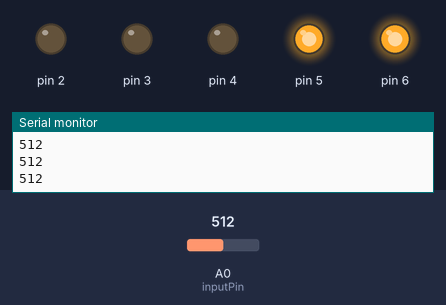
The sketch below on a simulated Arduino Uno, built with avr-gcc and run on an emulated ATmega328P. Shown: output pins drawn as LEDs (lit = HIGH), the last lines printed to the serial monitor. The test bench sets the inputs (shaded band); at power-on: A0 (inputPin) = 512.

Above: at 1.2 s.
1.3 s: A0 (inputPin) set to 581
2.8 s: A0 (inputPin) set to 616
At 3.3 s:
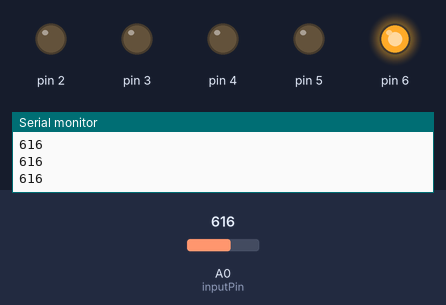
4.4 s: A0 (inputPin) set to 793
5.9 s: A0 (inputPin) set to 809
At 7.2 s:
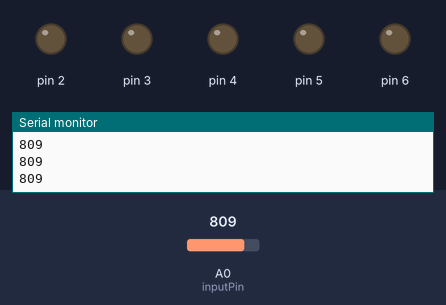
7.5 s: A0 (inputPin) set to 390
At 8.6 s:
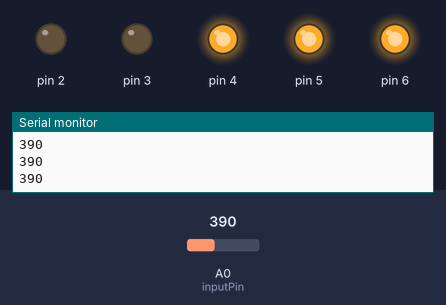
9.1 s: A0 (inputPin) set to 414
At 10.0 s:
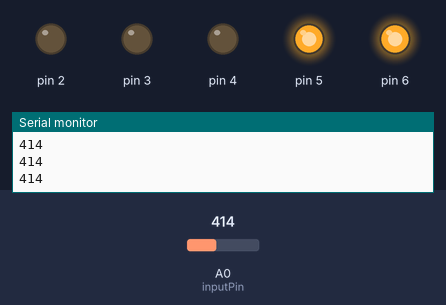
Timing chart, 0 to 11.7 s (numbered marks = the images above; inputs shaded):
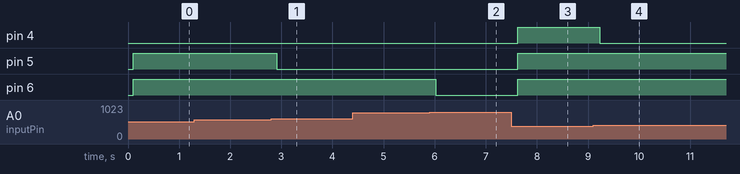

Measured:
- the behaviour switches between 599 and 600 on A0 (inputPin) (found by bisection; images 0 and 1)
- the behaviour switches between 799 and 800 on A0 (inputPin) (found by bisection; images 1 and 2)
- the behaviour switches between 399 and 400 on A0 (inputPin) (found by bisection; images 3 and 4)
- after the input at 2.8 s, pin 5: HIGH → LOW after 0.11 s
- after the input at 5.9 s, pin 6: HIGH → LOW after 0.12 s
- after the input at 7.5 s, pin 4–6: LOW → HIGH after 0.12 s
- after the input at 9.1 s, pin 4: HIGH → LOW after 0.13 s

The sketch:

potenciometro.ino
```cpp
int i = 0;
int inputPin = A0;
int inputValue = 0;

void setup(){
  pinMode(inputPin, INPUT);
  pinMode(2, OUTPUT);
  pinMode(3, OUTPUT);
  pinMode(4, OUTPUT);
  pinMode(5, OUTPUT);
  pinMode(6, OUTPUT);
  Serial.begin(9600);
}

void loop(){
  inputValue = analogRead(inputPin);
  Serial.println(inputValue);
  delay(100);
  digitalWrite(2, inputValue >= 10 ? LOW : HIGH);
  digitalWrite(3, inputValue >= 200 ? LOW : HIGH);
  digitalWrite(4, inputValue >= 400 ? LOW : HIGH);
  digitalWrite(5, inputValue >= 600 ? LOW : HIGH);
  digitalWrite(6, inputValue >= 800 ? LOW : HIGH);
}
```
